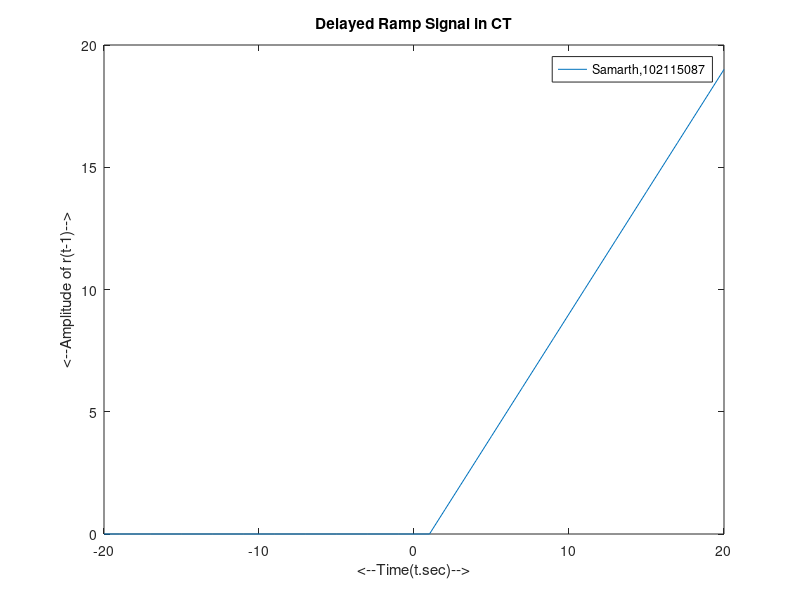

This chart was generated by the following MATLAB code:
t=-20:1:20;
rtd = (t>=1).*(t-1);
plot(t,rtd);
title ('Delayed Ramp Signal in CT')
xlabel('<--Time(t.sec)-->')
ylabel('<--Amplitude of r(t-1)-->')
legend('Samarth,102115087')